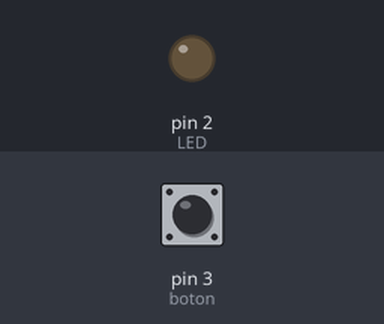
This sketch was run on a simulated Arduino Uno, built with avr-gcc and run on an emulated ATmega328P. Shown: output pins drawn as LEDs (lit = HIGH). Inputs (shaded band) come from the test bench; at power-on: pin 3 (boton) LOW.

Above: at 1.2 s.
1.3 s: pin 3 (boton) pulled HIGH for 0.15 s
At 1.37 s:
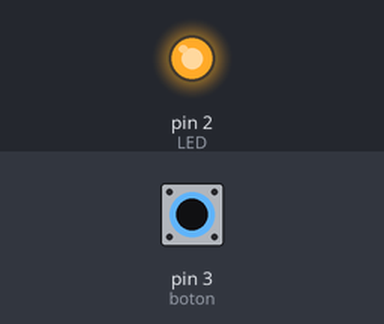
2.9 s: pin 3 (boton) pulled HIGH for 3.2 s
At 6.6 s:
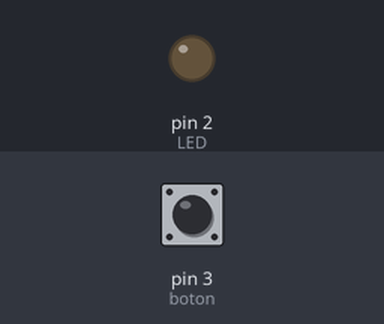
Timing chart, 0 to 8.1 s (numbered marks = the images above; inputs shaded):
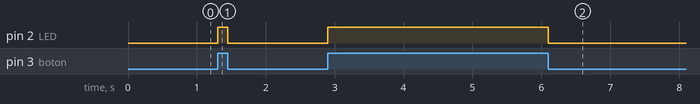

The sketch:

ouput.ino.ino
```cpp
void setup() {
  // put your setup code here, to run once:
#define LED 2
#define boton 3
pinMode(LED, OUTPUT);
pinMode(boton, INPUT);
}

void loop() {
  // put your main code here, to run repeatedly:
  if(digitalRead(boton) == HIGH){
    digitalWrite(LED,HIGH);
    }else{
      digitalWrite(LED,LOW);
      }
}
```

Measured:
- after the input at 1.3 s, pin 2 (LED): LOW → HIGH at once, → LOW 0.15 s later
- after the input at 2.9 s, pin 2 (LED): LOW → HIGH at once, → LOW 3.2 s later
